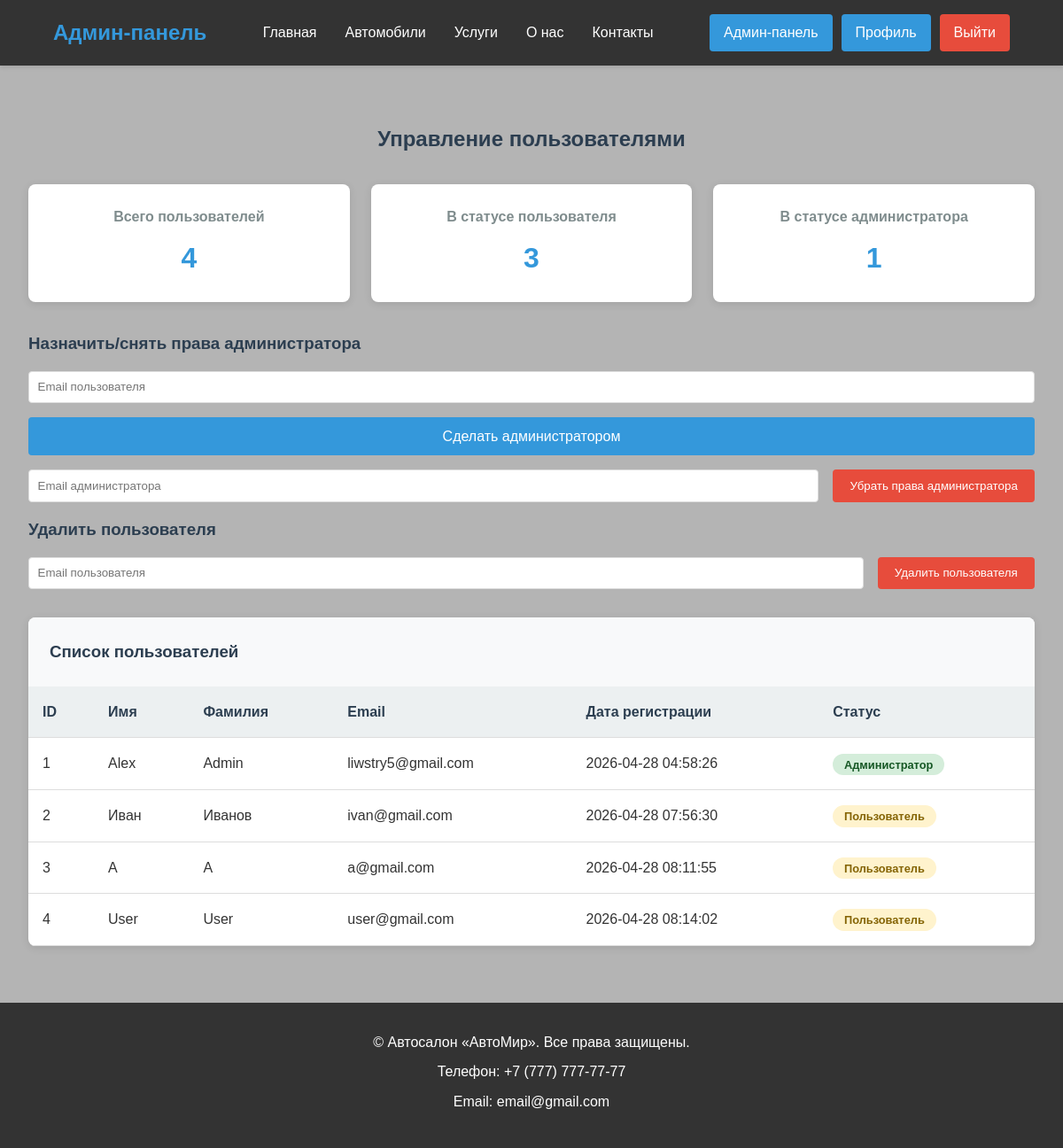
Page /admin/users (signed in) on the committed database.
### database/setup_db/models/users_ml.py (models this page shows, shortened)
class Users(db.Model):
    id = db.Column(db.Integer, primary_key=True)
    name = db.Column(db.String(100), nullable=False)
    last_name = db.Column(db.String(100), nullable=False)
    email = db.Column(db.String(100), nullable=False, unique=True)
    password = db.Column(db.String(100), nullable=False)
    city = db.Column(db.String(100))
    date_create = db.Column(db.DateTime, default=func.datetime(func.now(), "+3 hours"), index=True)
    is_admin = db.Column(db.Boolean, default=False)
    @property
    def is_authenticated(self):
        return True

### routes/admin_routes.py (the view)
        @self.app.route("/admin/users")
        def admin_users():
            return self.admin.open_users_panel()

### app.py (called while the page is built)
@lm.user_loader
def load_user(user_id):
    return db.session.get(Users, user_id)

### logic/pages/admin/users_handler.py (called while the page is built)
    def _get_stats(self):
        all_users = Users.query.count()
        users_count = Users.query.filter_by(is_admin=False).count()
        admin_count = Users.query.filter_by(is_admin=True).count()
        users = Users.query.all()
        return {
            "all_users": all_users,
            "users_count": users_count,
            "admin_count": admin_count,
            "users": users
        }

    def open_users_panel(self):
        if not current_user.is_authenticated or not current_user.is_admin:
            return render_template("errors/404.html")
        return render_template("admin/users.html", **self._get_stats())

### templates/admin/users.html
{% extends "admin/admin.html" %}
{% block content %}
<link rel="stylesheet" href="{{url_for('static', filename='css/admin.css')}}">
<div class="admin-container">
    <h2>Управление пользователями</h2>
    <div class="admin-stats">
        <div class="stat-card">
            <h3>Всего пользователей</h3>
            <p class="stat-number">{{all_users}}</p>
        </div>
        <div class="stat-card">
            <h3>В статусе пользователя</h3>
            <p class="stat-number">{{users_count}}</p>
        </div>
        <div class="stat-card">
            <h3>В статусе администратора</h3>
            <p class="stat-number">{{admin_count}}</p>
        </div>
    </div>
    <div class="admin-controls">
        <h3>Назначить/снять права администратора</h3>
        <form method="POST" action="/admin/users/admin-add" class="admin-form">
            <input type="email" name="email" placeholder="Email пользователя" required>
            <button type="submit" class="btn btn-primary">Сделать администратором</button>
        </form>
        <form method="POST" action="/admin/users/admin-remove" class="admin-form">
            <input type="email" name="email" placeholder="Email администратора" required>
            <button type="submit" class="btn btn-danger">Убрать права администратора</button>
        </form>
        <h3>Удалить пользователя</h3>
        <form method="POST" action="/admin/users/user-remove" class="admin-form">
            <input type="email" name="email" placeholder="Email пользователя" required>
            <button type="submit" class="btn btn-danger">Удалить пользователя</button>
        </form>
    </div>
    <div class="users-table-container">
        <h3>Список пользователей</h3>
        <table class="users-table">
            <thead>
                <tr>
                    <th>ID</th>
                    <th>Имя</th>
                    <th>Фамилия</th>
                    <th>Email</th>
                    <th>Дата регистрации</th>
                    <th>Статус</th>
                </tr>
            </thead>
            <tbody>
                {% for user in users %}
                <tr>
                    <td>{{ user.id }}</td>
                    <td>{{ user.name }}</td>
                    <td>{{ user.last_name }}</td>
                    <td>{{ user.email }}</td>
                    <td>{{ user.date_create }}</td>
                    <td>
                        {% if user.is_admin %}
                            <span class="badge badge-admin">Администратор</span>
                        {% else %}
                            <span class="badge badge-user">Пользователь</span>
                        {% endif %}
                    </td>
        </tr>
        {% endfor %}
    </tbody>
</table>
</div>
</div>
{% endblock %}

### templates/admin/admin.html (shortened to what this page needs)
{% extends "base.html" %}

### templates/base.html (shortened to what this page needs)
<!DOCTYPE html>
<html lang="ru">
<head>
    <link rel="stylesheet" href="{{ url_for('static', filename='css/base.css') }}">
    <link rel="stylesheet" href="{{ url_for('static', filename='css/auth.css') }}">
    <link rel="stylesheet" href="{{ url_for('static', filename='css/profile.css') }}">
    <link rel="stylesheet" href="{{ url_for('static', filename='css/cars.css') }}">
    <link rel="stylesheet" href="{{ url_for('static', filename='css/components/header.css') }}">
    <link rel="stylesheet" href="{{ url_for('static', filename='css/components/footer.css') }}">
    <link rel="stylesheet" href="{{ url_for('static', filename='css/components/main.css') }}">
    <link rel="stylesheet" href="{{ url_for('static', filename='css/components/flash.css') }}">
    <link rel="stylesheet" href="{{ url_for('static', filename='css/components/adap.css') }}">
</head>
<body class="{% if request.endpoint.startswith('admin') %}admin-page{% endif %}">
    <header class="header">
        <div class="container">
            <div class="logo">
                {%
                if request.endpoint == 'admin' or request.endpoint == 'admin_users' or request.endpoint == 'admin_cars' or
                request.endpoint == 'server' or request.endpoint == 'add_cars' %}
                    <h1 class="admin-title">Админ-панель</h1>
                {% else %}
                    <a href="/">
                        <h1>АвтоМир</h1>
                    </a>
                {% endif %}
            </div>
            <nav class="nav">
                <ul class="nav-list">
                    <li><a href="/" class="nav-link">Главная</a></li>
                    <li><a href="/cars_brands" class="nav-link">Автомобили</a></li>
                    <li><a href="/services" class="nav-link">Услуги</a></li>
                    <li><a href="/about" class="nav-link">О нас</a></li>
                    <li><a href="/contacts" class="nav-link">Контакты</a></li>
                </ul>
            </nav>
            <div class="header-actions">
                {% if current_user.is_authenticated %}
                    {%if current_user.is_admin%}
                        <a href="/admin" class="btn btn-profile">Админ-панель</a>
                    {% endif %}
                    <a href="/profile" class="btn btn-profile">Профиль</a>
                    <a href="/logout" class="btn btn-logout">Выйти</a>
                {% else %}
                    <button type="button" class="btn btn-signin" onclick="window.location.href='/signin'">Войти</button>
                    <button type="button" class="btn btn-signup" onclick="window.location.href='/signup'">Зарегистрироваться</button>
                {% endif %}
            </div>
        </div>
    </header>
    <main class="main">
        {% block content %}{% endblock %}
    </main>
    <footer class="footer">
        <div class="container">
            <p>&copy; Автосалон «АвтоМир». Все права защищены.</p>
            <div class="footer-contacts">
                <p>Телефон: +7 (777) 777-77-77</p>
                <p>Email: email@gmail.com</p>
            </div>
        </div>
    </footer>
</body>
</html>

### static/css/base.css (style rules this page uses)
* { margin: 0; padding: 0; box-sizing: border-box; }
body { font-family: 'Arial', sans-serif; line-height: 1.6; color: #333; background-color: #f9f9f9; }
.container { width: 90%; max-width: 1200px; margin: 0 auto; padding: 0 15px; }
.btn { padding: 0.6rem 1.2rem; border: none; border-radius: 4px; cursor: pointer; transition: all 0.3s; }

### static/css/profile.css (style rules this page uses)
.btn-logout { background: #95a5a6; }

### static/css/cars.css (style rules this page uses)
.btn-primary { background: #e74c3c; color: white; padding: 12px 24px; border: none; border-radius: 4px; cursor: pointer; font-size: 16px; width: 100%; }

### static/css/components/header.css (style rules this page uses)
.header { background: #fff; box-shadow: 0 2px 5px rgba(0, 0, 0, 0.1); position: sticky; top: 0; z-index: 1000; }
.header .container { display: flex; justify-content: space-between; align-items: center; padding: 1rem 0; flex-wrap: nowrap; gap: 15px; }
.logo h1 { font-size: 1.8rem; color: #e74c3c; margin: 0; }
.nav-list { display: flex; list-style: none; }
.nav-link { text-decoration: none; color: #333; padding: 0.5rem 1rem; transition: color 0.3s; }
.header-actions { flex: 0 0 auto; display: flex; gap: 10px; white-space: nowrap; }
.btn-profile { background: #3498db; color: white; border: none; padding: 0.5rem 1rem; border-radius: 4px; text-decoration: none; font-weight: 500; }
.btn-logout { background: #e74c3c; color: white; border: none; padding: 0.5rem 1rem; border-radius: 4px; text-decoration: none; font-weight: 500; }

### static/css/components/footer.css (style rules this page uses)
.footer { background: #333; color: #fff; text-align: center; padding: 2rem 0; }
.footer-contacts p { margin: 0.5rem 0; }

### static/css/components/main.css (style rules this page uses)
.main { min-height: calc(100vh - 160px); padding: 2rem 0; }

### static/css/admin.css (style rules this page uses)
body { background: #b4b4b4; }
body .header { background: #333; }
body .nav-link { color: #ffffff; white-space: nowrap; }
body .admin-title { color:#3498db; font-size: 1.5rem; white-space: nowrap; overflow: hidden; text-overflow: ellipsis; max-width: 100%; }
body .btn-profile { background: #3498db; color: #ffffff; }
.admin-container { padding: 2rem; max-width: 1200px; margin: 0 auto; }
.admin-container h2 { text-align: center; margin-bottom: 2rem; color: #2c3e50; }
.admin-stats { display: grid; grid-template-columns: repeat(auto-fit, minmax(250px, 1fr)); gap: 1.5rem; margin-bottom: 2rem; }
.stat-card { background: white; padding: 1.5rem; border-radius: 8px; box-shadow: 0 2px 10px rgba(0, 0, 0, 0.1); text-align: center; }
.stat-card h3 { color: #7f8c8d; font-size: 1rem; margin-bottom: 0.5rem; }
.stat-number { font-size: 2rem; font-weight: bold; color: #3498db; }
.admin-controls { margin-bottom: 2rem; }
.admin-controls h3 { margin-bottom: 1rem; color: #2c3e50; }
.admin-form { display: flex; gap: 1rem; margin-bottom: 1rem; flex-wrap: wrap; }
.admin-form input { flex: 1; min-width: 250px; padding: 0.6rem; border: 1px solid #ddd; border-radius: 4px; }
.btn-primary { background: #3498db; color: white; }
.btn-danger { background: #e74c3c; color: white; }
.users-table-container { background: white; border-radius: 8px; box-shadow: 0 2px 10px rgba(0, 0, 0, 0.1); overflow: hidden; }
.users-table-container h3 { padding: 1.5rem; background: #f8f9fa; margin: 0; color: #2c3e50; }
.users-table { width: 100%; border-collapse: collapse; }
.users-table thead { background: #ecf0f1; }
.users-table th, .users-table td { padding: 1rem; text-align: left; border-bottom: 1px solid #ddd; }
.users-table th { font-weight: bold; color: #2c3e50; }
.badge { padding: 0.3rem 0.8rem; border-radius: 20px; font-size: 0.8rem; font-weight: bold; }
.badge-admin { background: #d4edda; color: #155724; }
.badge-user { background: #fff3cd; color: #856404; }
.btn-primary { background: #3498db; color: white; padding: 0.8rem 1.5rem; border: none; border-radius: 4px; cursor: pointer; font-size: 1rem; transition: background 0.3s ease; }

### rows in the picture
Users: id "1", name "Alex", last_name "Admin", email "liwstry5@gmail.com", date_create "2026-04-28 04:58:26", is_admin "Администратор"
Users: id "2", name "Иван", last_name "Иванов", email "ivan@gmail.com", date_create "2026-04-28 07:56:30", is_admin "Пользователь"
Users: id "3", name "A", last_name "A", email "a@gmail.com", date_create "2026-04-28 08:11:55", is_admin "Пользователь"
Users: id "4", name "User", last_name "User", email "user@gmail.com", date_create "2026-04-28 08:14:02", is_admin "Пользователь"

### other values in the picture
{{ all_users }} "4"
{{ users_count }} "3"
{{ admin_count }} "1"
